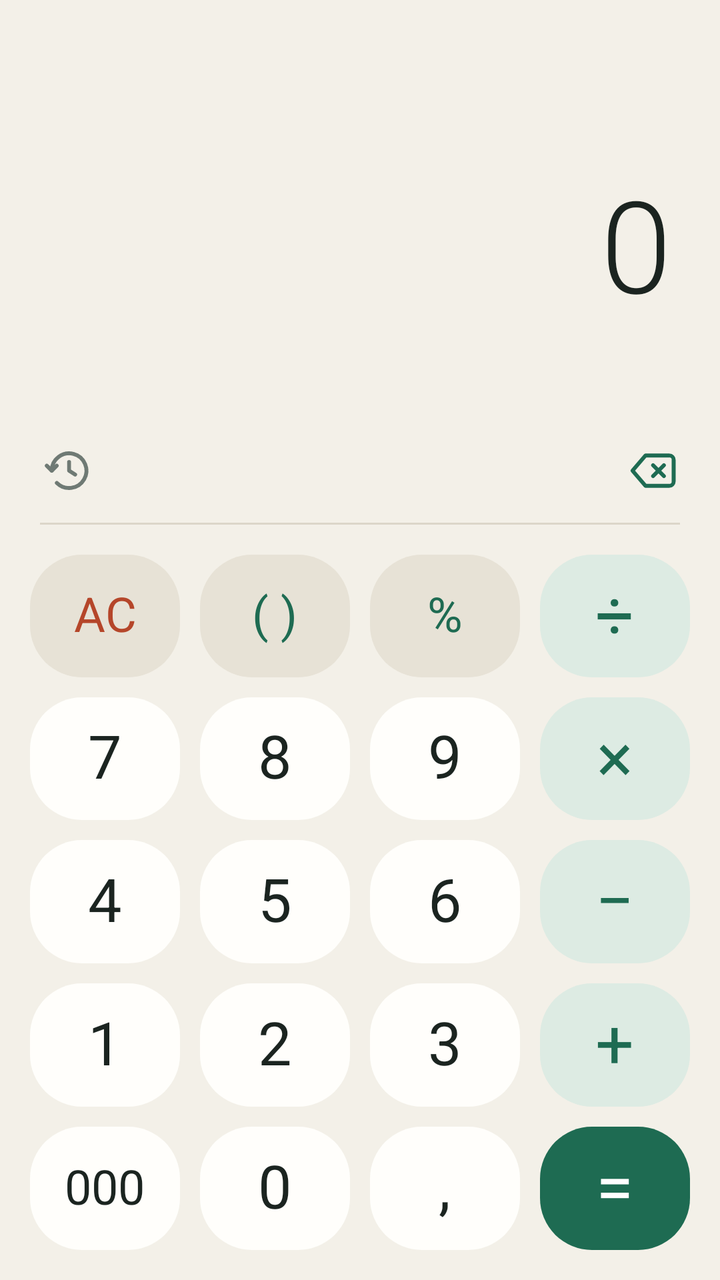
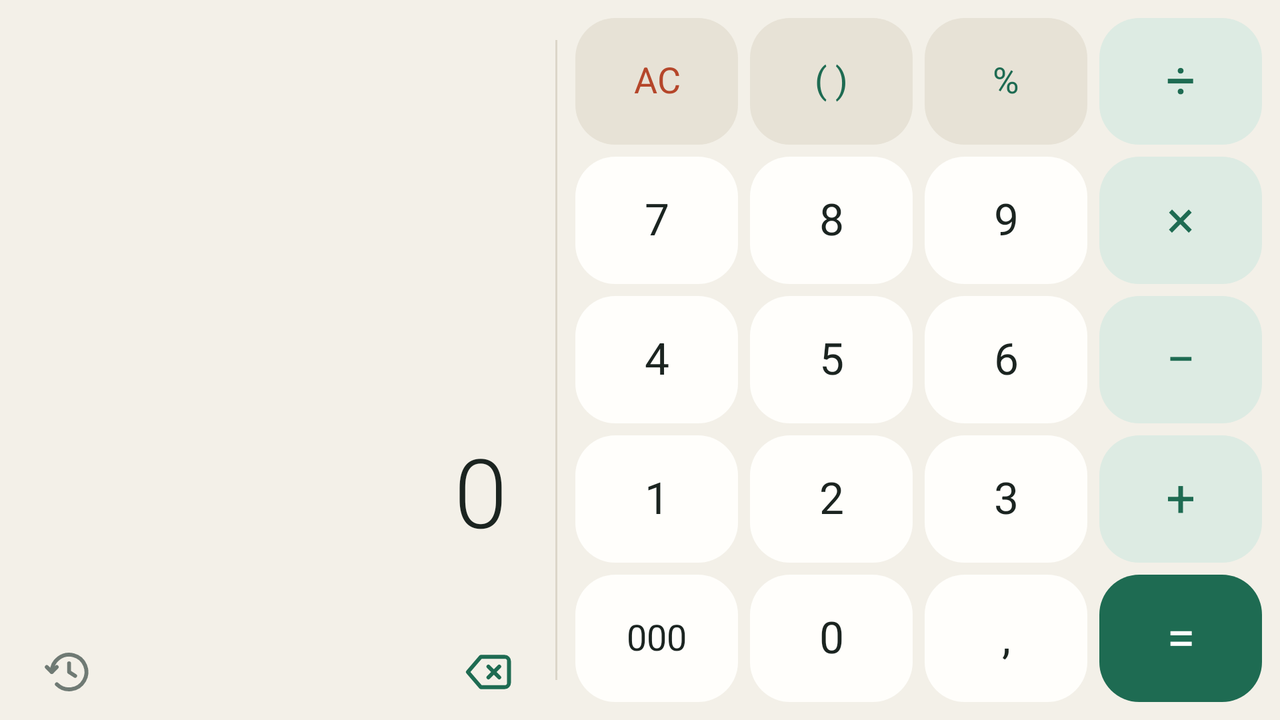

First picture: res/layout/ on a phone held upright. Second picture: the repository's own variant of that layout, on a device whose configuration matches the variant's folder. Source for both follows.
<!-- AndroidManifest.xml: application theme AppTheme -->
<!-- res/layout/activity_main.xml -->
<?xml version="1.0" encoding="utf-8"?>
<LinearLayout xmlns:android="http://schemas.android.com/apk/res/android"
    android:id="@+id/root"
    android:layout_width="match_parent"
    android:layout_height="match_parent"
    android:background="@color/bg"
    android:orientation="vertical">

    <include
        layout="@layout/display"
        android:layout_width="match_parent"
        android:layout_height="0dp"
        android:layout_weight="1" />

    <include layout="@layout/toolbar" />

    <View
        android:layout_width="match_parent"
        android:layout_height="1dp"
        android:layout_marginLeft="@dimen/divider_inset"
        android:layout_marginRight="@dimen/divider_inset"
        android:background="@color/divider" />

    <include
        layout="@layout/keypad"
        android:layout_width="match_parent"
        android:layout_height="0dp"
        android:layout_weight="1.8" />
</LinearLayout>
<!-- res/layout/display.xml (included above) -->
<?xml version="1.0" encoding="utf-8"?>
<ScrollView xmlns:android="http://schemas.android.com/apk/res/android"
    android:id="@+id/display_scroll"
    android:layout_width="match_parent"
    android:layout_height="match_parent"
    android:fillViewport="true"
    android:overScrollMode="never"
    android:scrollbars="none">

    <LinearLayout
        android:id="@+id/display"
        android:layout_width="match_parent"
        android:layout_height="wrap_content"
        android:gravity="bottom"
        android:orientation="vertical"
        android:paddingBottom="@dimen/display_pad_bottom"
        android:paddingLeft="@dimen/display_pad_h"
        android:paddingRight="@dimen/display_pad_h"
        android:paddingTop="@dimen/display_pad_top">

        <TextView
            android:id="@+id/previous"
            android:layout_width="match_parent"
            android:layout_height="wrap_content"
            android:layout_marginBottom="4dp"
            android:ellipsize="start"
            android:fontFamily="sans-serif"
            android:fontFeatureSettings="tnum"
            android:gravity="end"
            android:singleLine="true"
            android:textColor="@color/text_secondary"
            android:textSize="@dimen/prev_text"
            android:visibility="gone" />

        <TextView
            android:id="@+id/expression"
            android:layout_width="match_parent"
            android:layout_height="wrap_content"
            android:breakStrategy="simple"
            android:fontFamily="sans-serif-light"
            android:fontFeatureSettings="tnum"
            android:gravity="end"
            android:hyphenationFrequency="none"
            android:includeFontPadding="false"
            android:text="0"
            android:textColor="@color/text_primary"
            android:textSize="@dimen/expr_text_max" />

        <TextView
            android:id="@+id/result"
            android:layout_width="match_parent"
            android:layout_height="wrap_content"
            android:layout_marginTop="@dimen/result_gap"
            android:accessibilityLiveRegion="polite"
            android:fontFamily="sans-serif"
            android:fontFeatureSettings="tnum"
            android:gravity="end"
            android:includeFontPadding="false"
            android:maxLines="2"
            android:textColor="@color/text_secondary"
            android:textSize="@dimen/result_text_max" />
    </LinearLayout>
</ScrollView>
<!-- res/layout/toolbar.xml (included above) -->
<?xml version="1.0" encoding="utf-8"?>
<LinearLayout xmlns:android="http://schemas.android.com/apk/res/android"
    android:layout_width="match_parent"
    android:layout_height="@dimen/tool_row_h"
    android:gravity="center_vertical"
    android:orientation="horizontal"
    android:paddingLeft="@dimen/tool_row_pad"
    android:paddingRight="@dimen/tool_row_pad">

    <ImageButton
        android:id="@+id/btn_history"
        style="@style/ToolButton"
        android:contentDescription="@string/cd_history"
        android:src="@drawable/ic_history"
        android:tint="@color/text_secondary" />

    <View
        android:layout_width="0dp"
        android:layout_height="1dp"
        android:layout_weight="1" />

    <ImageButton
        android:id="@+id/btn_backspace"
        style="@style/ToolButton"
        android:contentDescription="@string/cd_backspace"
        android:src="@drawable/ic_backspace"
        android:tint="@color/accent" />
</LinearLayout>
<!-- res/layout/keypad.xml (included above) -->
<?xml version="1.0" encoding="utf-8"?>
<FrameLayout xmlns:android="http://schemas.android.com/apk/res/android"
    android:layout_width="match_parent"
    android:layout_height="match_parent">

    <LinearLayout
        android:id="@+id/keypad"
        android:layout_width="match_parent"
        android:layout_height="match_parent"
        android:orientation="vertical"
        android:padding="@dimen/keypad_pad">

        <LinearLayout style="@style/KeyRow">

            <Button
                android:id="@+id/key_clear"
                style="@style/Key.Fn"
                android:contentDescription="@string/cd_clear"
                android:text="AC"
                android:textColor="@color/danger" />

            <Button
                android:id="@+id/key_paren"
                style="@style/Key.Fn"
                android:contentDescription="@string/cd_paren"
                android:text="( )" />

            <Button
                android:id="@+id/key_percent"
                style="@style/Key.Fn"
                android:contentDescription="@string/cd_percent"
                android:text="%" />

            <Button
                android:id="@+id/key_div"
                style="@style/Key.Op"
                android:contentDescription="@string/cd_div"
                android:text="÷" />
        </LinearLayout>

        <LinearLayout style="@style/KeyRow">

            <Button
                android:id="@+id/key_7"
                style="@style/Key.Num"
                android:text="7" />

            <Button
                android:id="@+id/key_8"
                style="@style/Key.Num"
                android:text="8" />

            <Button
                android:id="@+id/key_9"
                style="@style/Key.Num"
                android:text="9" />

            <Button
                android:id="@+id/key_mul"
                style="@style/Key.Op"
                android:contentDescription="@string/cd_mul"
                android:text="×" />
        </LinearLayout>

        <LinearLayout style="@style/KeyRow">

            <Button
                android:id="@+id/key_4"
                style="@style/Key.Num"
                android:text="4" />

            <Button
                android:id="@+id/key_5"
                style="@style/Key.Num"
                android:text="5" />

            <Button
                android:id="@+id/key_6"
                style="@style/Key.Num"
                android:text="6" />

            <Button
                android:id="@+id/key_sub"
                style="@style/Key.Op"
                android:contentDescription="@string/cd_sub"
                android:text="−" />
        </LinearLayout>

        <LinearLayout style="@style/KeyRow">

            <Button
                android:id="@+id/key_1"
                style="@style/Key.Num"
                android:text="1" />

            <Button
                android:id="@+id/key_2"
                style="@style/Key.Num"
                android:text="2" />

            <Button
                android:id="@+id/key_3"
                style="@style/Key.Num"
                android:text="3" />

            <Button
                android:id="@+id/key_add"
                style="@style/Key.Op"
                android:contentDescription="@string/cd_add"
                android:text="+" />
        </LinearLayout>

        <LinearLayout style="@style/KeyRow">

            <Button
                android:id="@+id/key_000"
                style="@style/Key.Num"
                android:contentDescription="@string/cd_000"
                android:text="000"
                android:textSize="@dimen/key_text_small" />

            <Button
                android:id="@+id/key_0"
                style="@style/Key.Num"
                android:text="0" />

            <Button
                android:id="@+id/key_point"
                style="@style/Key.Num"
                android:contentDescription="@string/cd_point"
                android:text="," />

            <Button
                android:id="@+id/key_eq"
                style="@style/Key.Eq"
                android:contentDescription="@string/cd_eq"
                android:text="=" />
        </LinearLayout>
    </LinearLayout>

    <LinearLayout
        android:id="@+id/history_panel"
        android:layout_width="match_parent"
        android:layout_height="match_parent"
        android:background="@color/bg"
        android:clickable="true"
        android:orientation="vertical"
        android:visibility="gone">

        <LinearLayout
            android:layout_width="match_parent"
            android:layout_height="52dp"
            android:gravity="center_vertical"
            android:orientation="horizontal"
            android:paddingLeft="24dp"
            android:paddingRight="12dp">

            <TextView
                android:layout_width="0dp"
                android:layout_height="wrap_content"
                android:layout_weight="1"
                android:fontFamily="sans-serif-medium"
                android:letterSpacing="0.08"
                android:text="@string/history_title"
                android:textAllCaps="true"
                android:textColor="@color/text_secondary"
                android:textSize="14sp" />

            <TextView
                android:id="@+id/history_clear"
                android:layout_width="wrap_content"
                android:layout_height="40dp"
                android:background="?android:attr/selectableItemBackground"
                android:clickable="true"
                android:focusable="true"
                android:fontFamily="sans-serif-medium"
                android:gravity="center"
                android:paddingLeft="12dp"
                android:paddingRight="12dp"
                android:text="@string/history_clear"
                android:textColor="@color/danger"
                android:textSize="15sp" />
        </LinearLayout>

        <ScrollView
            android:id="@+id/history_scroll"
            android:layout_width="match_parent"
            android:layout_height="0dp"
            android:layout_weight="1"
            android:scrollbars="none">

            <LinearLayout
                android:id="@+id/history_list"
                android:layout_width="match_parent"
                android:layout_height="wrap_content"
                android:divider="@drawable/divider"
                android:orientation="vertical"
                android:showDividers="middle" />
        </ScrollView>

        <TextView
            android:id="@+id/history_empty"
            android:layout_width="match_parent"
            android:layout_height="0dp"
            android:layout_weight="1"
            android:gravity="center"
            android:lineSpacingMultiplier="1.3"
            android:paddingLeft="32dp"
            android:paddingRight="32dp"
            android:text="@string/history_empty"
            android:textColor="@color/text_secondary"
            android:textSize="15sp"
            android:visibility="gone" />
    </LinearLayout>
</FrameLayout>
<!-- resources referenced by this layout -->
<resources>
  <color name="accent">#FF1E6B52</color>
  <color name="bg">#FFF3F0E8</color>
  <color name="danger">#FFB5462A</color>
  <color name="divider">#FFDCD6C9</color>
  <color name="text_primary">#FF1B2420</color>
  <color name="text_secondary">#FF6F7A74</color>
  <dimen name="display_pad_bottom">6dp</dimen>
  <dimen name="display_pad_h">24dp</dimen>
  <dimen name="display_pad_top">16dp</dimen>
  <dimen name="divider_inset">20dp</dimen>
  <dimen name="expr_text_max">64sp</dimen>
  <dimen name="key_text_small">24sp</dimen>
  <dimen name="keypad_pad">10dp</dimen>
  <dimen name="prev_text">18sp</dimen>
  <dimen name="result_gap">6dp</dimen>
  <dimen name="result_text_max">30sp</dimen>
  <dimen name="tool_row_h">52dp</dimen>
  <dimen name="tool_row_pad">10dp</dimen>
  <!-- drawable divider (drawable) -->
  <?xml version="1.0" encoding="utf-8"?>
  <inset xmlns:android="http://schemas.android.com/apk/res/android"
      android:insetLeft="24dp"
      android:insetRight="24dp">
      <shape android:shape="rectangle">
          <size android:height="1dp" />
          <solid android:color="@color/divider" />
      </shape>
  </inset>
  <string name="cd_000">Tiga nol</string>
  <string name="cd_add">Tambah</string>
  <string name="cd_backspace">Hapus satu angka. Tekan lama untuk hapus semua</string>
  <string name="cd_clear">Hapus semua</string>
  <string name="cd_div">Bagi</string>
  <string name="cd_eq">Sama dengan</string>
  <string name="cd_history">Riwayat</string>
  <string name="cd_mul">Kali</string>
  <string name="cd_paren">Kurung</string>
  <string name="cd_percent">Persen</string>
  <string name="cd_point">Desimal</string>
  <string name="cd_sub">Kurang</string>
  <string name="history_clear">Hapus</string>
  <string name="history_empty">Belum ada riwayat.\nHasil perhitunganmu akan muncul di sini.</string>
  <string name="history_title">Riwayat</string>
  <style name="Key.Eq">
          <item name="android:textSize">@dimen/key_text_op</item>
          <item name="android:textColor">@color/on_accent</item>
          <item name="android:background">@drawable/key_eq</item>
      </style>
  <style name="Key.Fn">
          <item name="android:textSize">@dimen/key_text_fn</item>
          <item name="android:textColor">@color/accent</item>
          <item name="android:background">@drawable/key_fn</item>
      </style>
  <style name="Key.Num" />
  <style name="Key.Op">
          <item name="android:textSize">@dimen/key_text_op</item>
          <item name="android:textColor">@color/accent</item>
          <item name="android:background">@drawable/key_op</item>
      </style>
  <style name="KeyRow">
          <item name="android:layout_width">match_parent</item>
          <item name="android:layout_height">0dp</item>
          <item name="android:layout_weight">1</item>
          <item name="android:orientation">horizontal</item>
      </style>
  <style name="ToolButton">
          <item name="android:layout_width">48dp</item>
          <item name="android:layout_height">48dp</item>
          <item name="android:scaleType">center</item>
          <item name="android:background">?android:attr/selectableItemBackgroundBorderless</item>
      </style>
  <dimen name="key_text_op">34sp</dimen>
  <color name="on_accent">#FFFFFFFF</color>
  <!-- drawable key_eq (drawable) -->
  <?xml version="1.0" encoding="utf-8"?>
  <ripple xmlns:android="http://schemas.android.com/apk/res/android"
      android:color="#40FFFFFF">
      <item>
          <shape android:shape="rectangle">
              <solid android:color="@color/accent" />
              <corners android:radius="@dimen/key_radius" />
          </shape>
      </item>
  </ripple>
  <dimen name="key_text_fn">24sp</dimen>
  <color name="ripple">#241B2420</color>
  <dimen name="key_radius">26dp</dimen>
  <color name="key_fn">#FFE7E2D6</color>
  <color name="key_op">#FFDDEBE3</color>
  <!-- some entries are left out for length -->
</resources>
<!-- res/layout-land/activity_main.xml (the repository's variant of the layout above) -->
<!-- drawn on the phone turned sideways -->
<?xml version="1.0" encoding="utf-8"?>
<LinearLayout xmlns:android="http://schemas.android.com/apk/res/android"
    android:id="@+id/root"
    android:layout_width="match_parent"
    android:layout_height="match_parent"
    android:background="@color/bg"
    android:orientation="horizontal">

    <LinearLayout
        android:layout_width="0dp"
        android:layout_height="match_parent"
        android:layout_weight="1"
        android:orientation="vertical">

        <include
            layout="@layout/display"
            android:layout_width="match_parent"
            android:layout_height="0dp"
            android:layout_weight="1" />

        <include layout="@layout/toolbar" />
    </LinearLayout>

    <View
        android:layout_width="1dp"
        android:layout_height="match_parent"
        android:layout_marginBottom="@dimen/divider_inset"
        android:layout_marginTop="@dimen/divider_inset"
        android:background="@color/divider" />

    <include
        layout="@layout/keypad"
        android:layout_width="0dp"
        android:layout_height="match_parent"
        android:layout_weight="1.3" />
</LinearLayout>
<!-- resources referenced by the variant -->
<!-- as the phone turned sideways resolves them -->
<resources>
  <color name="accent">#FF1E6B52</color>
  <color name="bg">#FFF3F0E8</color>
  <color name="danger">#FFB5462A</color>
  <color name="divider">#FFDCD6C9</color>
  <color name="text_primary">#FF1B2420</color>
  <color name="text_secondary">#FF6F7A74</color>
  <dimen name="display_pad_bottom">6dp</dimen>
  <dimen name="display_pad_h">24dp</dimen>
  <!-- from res/values-land/ -->
  <dimen name="display_pad_top">8dp</dimen>
  <dimen name="divider_inset">20dp</dimen>
  <!-- from res/values-land/ -->
  <dimen name="expr_text_max">48sp</dimen>
  <!-- from res/values-land/ -->
  <dimen name="key_text_small">18sp</dimen>
  <!-- from res/values-land/ -->
  <dimen name="keypad_pad">6dp</dimen>
  <!-- from res/values-land/ -->
  <dimen name="prev_text">15sp</dimen>
  <!-- from res/values-land/ -->
  <dimen name="result_gap">2dp</dimen>
  <!-- from res/values-land/ -->
  <dimen name="result_text_max">24sp</dimen>
  <!-- from res/values-land/ -->
  <dimen name="tool_row_h">48dp</dimen>
  <dimen name="tool_row_pad">10dp</dimen>
  <!-- drawable divider (drawable) -->
  <?xml version="1.0" encoding="utf-8"?>
  <inset xmlns:android="http://schemas.android.com/apk/res/android"
      android:insetLeft="24dp"
      android:insetRight="24dp">
      <shape android:shape="rectangle">
          <size android:height="1dp" />
          <solid android:color="@color/divider" />
      </shape>
  </inset>
  <string name="cd_000">Tiga nol</string>
  <string name="cd_add">Tambah</string>
  <string name="cd_backspace">Hapus satu angka. Tekan lama untuk hapus semua</string>
  <string name="cd_clear">Hapus semua</string>
  <string name="cd_div">Bagi</string>
  <string name="cd_eq">Sama dengan</string>
  <string name="cd_history">Riwayat</string>
  <string name="cd_mul">Kali</string>
  <string name="cd_paren">Kurung</string>
  <string name="cd_percent">Persen</string>
  <string name="cd_point">Desimal</string>
  <string name="cd_sub">Kurang</string>
  <string name="history_clear">Hapus</string>
  <string name="history_empty">Belum ada riwayat.\nHasil perhitunganmu akan muncul di sini.</string>
  <string name="history_title">Riwayat</string>
  <style name="Key.Eq">
          <item name="android:textSize">@dimen/key_text_op</item>
          <item name="android:textColor">@color/on_accent</item>
          <item name="android:background">@drawable/key_eq</item>
      </style>
  <style name="Key.Fn">
          <item name="android:textSize">@dimen/key_text_fn</item>
          <item name="android:textColor">@color/accent</item>
          <item name="android:background">@drawable/key_fn</item>
      </style>
  <style name="Key.Num" />
  <style name="Key.Op">
          <item name="android:textSize">@dimen/key_text_op</item>
          <item name="android:textColor">@color/accent</item>
          <item name="android:background">@drawable/key_op</item>
      </style>
  <style name="KeyRow">
          <item name="android:layout_width">match_parent</item>
          <item name="android:layout_height">0dp</item>
          <item name="android:layout_weight">1</item>
          <item name="android:orientation">horizontal</item>
      </style>
  <style name="ToolButton">
          <item name="android:layout_width">48dp</item>
          <item name="android:layout_height">48dp</item>
          <item name="android:scaleType">center</item>
          <item name="android:background">?android:attr/selectableItemBackgroundBorderless</item>
      </style>
  <!-- from res/values-land/ -->
  <dimen name="key_text_op">26sp</dimen>
  <color name="on_accent">#FFFFFFFF</color>
  <!-- from res/values-land/ -->
  <dimen name="key_text_fn">18sp</dimen>
  <color name="ripple">#241B2420</color>
  <!-- from res/values-land/ -->
  <dimen name="key_radius">20dp</dimen>
  <color name="key_fn">#FFE7E2D6</color>
  <color name="key_op">#FFDDEBE3</color>
  <!-- some entries are left out for length -->
</resources>
